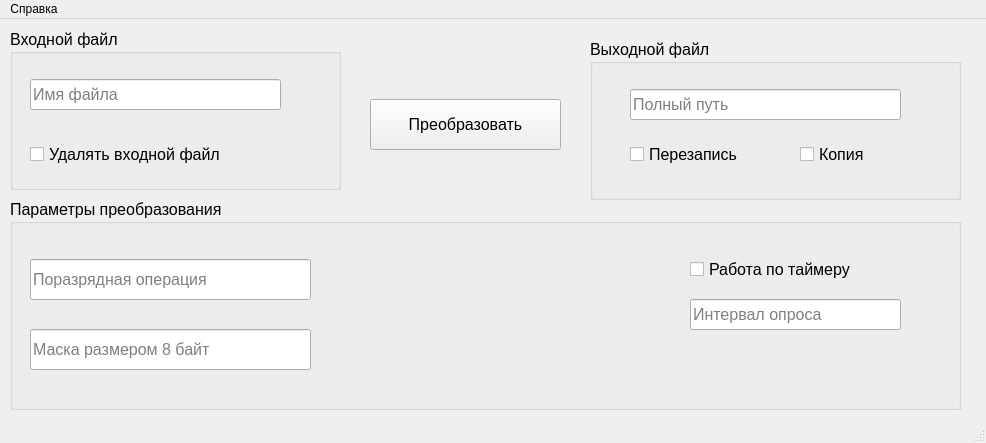
<?xml version="1.0" encoding="UTF-8"?>
<ui version="4.0">
 <class>MainWindow</class>
 <widget class="QMainWindow" name="MainWindow">
  <property name="enabled">
   <bool>true</bool>
  </property>
  <property name="geometry">
   <rect>
    <x>0</x>
    <y>0</y>
    <width>986</width>
    <height>443</height>
   </rect>
  </property>
  <property name="windowTitle">
   <string>Mummery</string>
  </property>
  <property name="windowIcon">
   <iconset resource="Resources.qrc">
    <normaloff>:/new/prefix1/icons8-mask-60.png</normaloff>:/new/prefix1/icons8-mask-60.png</iconset>
  </property>
  <widget class="QWidget" name="centralwidget">
   <widget class="QGroupBox" name="groupBox_inFile">
    <property name="geometry">
     <rect>
      <x>10</x>
      <y>10</y>
      <width>331</width>
      <height>161</height>
     </rect>
    </property>
    <property name="font">
     <font>
      <pointsize>12</pointsize>
     </font>
    </property>
    <property name="title">
     <string>Входной файл</string>
    </property>
    <widget class="QLineEdit" name="lineEdit_inFile">
     <property name="geometry">
      <rect>
       <x>20</x>
       <y>50</y>
       <width>251</width>
       <height>31</height>
      </rect>
     </property>
     <property name="toolTip">
      <string>Например: file.txt</string>
     </property>
     <property name="inputMask">
      <string/>
     </property>
     <property name="text">
      <string/>
     </property>
     <property name="placeholderText">
      <string>Имя файла</string>
     </property>
     <property name="clearButtonEnabled">
      <bool>true</bool>
     </property>
    </widget>
    <widget class="QCheckBox" name="checkBox_deleteInFile">
     <property name="geometry">
      <rect>
       <x>20</x>
       <y>110</y>
       <width>241</width>
       <height>31</height>
      </rect>
     </property>
     <property name="font">
      <font>
       <pointsize>12</pointsize>
      </font>
     </property>
     <property name="toolTip">
      <string>Удаление после преобразования</string>
     </property>
     <property name="text">
      <string>Удалять входной файл</string>
     </property>
    </widget>
   </widget>
   <widget class="QGroupBox" name="groupBox_otFile">
    <property name="geometry">
     <rect>
      <x>590</x>
      <y>20</y>
      <width>371</width>
      <height>161</height>
     </rect>
    </property>
    <property name="font">
     <font>
      <pointsize>12</pointsize>
     </font>
    </property>
    <property name="title">
     <string>Выходной файл</string>
    </property>
    <widget class="QLineEdit" name="lineEdit_otFilePath">
     <property name="enabled">
      <bool>true</bool>
     </property>
     <property name="geometry">
      <rect>
       <x>40</x>
       <y>50</y>
       <width>271</width>
       <height>31</height>
      </rect>
     </property>
     <property name="statusTip">
      <string/>
     </property>
     <property name="text">
      <string/>
     </property>
     <property name="placeholderText">
      <string>Полный путь</string>
     </property>
     <property name="clearButtonEnabled">
      <bool>true</bool>
     </property>
    </widget>
    <widget class="QCheckBox" name="checkBox_rewrite">
     <property name="geometry">
      <rect>
       <x>40</x>
       <y>100</y>
       <width>141</width>
       <height>31</height>
      </rect>
     </property>
     <property name="font">
      <font>
       <pointsize>12</pointsize>
      </font>
     </property>
     <property name="toolTip">
      <string>При наличии одноименного файла</string>
     </property>
     <property name="text">
      <string>Перезапись</string>
     </property>
    </widget>
    <widget class="QCheckBox" name="checkBox_copying">
     <property name="geometry">
      <rect>
       <x>210</x>
       <y>100</y>
       <width>91</width>
       <height>31</height>
      </rect>
     </property>
     <property name="text">
      <string>Копия</string>
     </property>
    </widget>
   </widget>
   <widget class="QPushButton" name="pushButton_transform">
    <property name="geometry">
     <rect>
      <x>370</x>
      <y>80</y>
      <width>191</width>
      <height>51</height>
     </rect>
    </property>
    <property name="font">
     <font>
      <pointsize>12</pointsize>
     </font>
    </property>
    <property name="text">
     <string>Преобразовать</string>
    </property>
   </widget>
   <widget class="QGroupBox" name="groupBox_transform">
    <property name="geometry">
     <rect>
      <x>10</x>
      <y>180</y>
      <width>951</width>
      <height>211</height>
     </rect>
    </property>
    <property name="font">
     <font>
      <pointsize>12</pointsize>
     </font>
    </property>
    <property name="title">
     <string>Параметры преобразования</string>
    </property>
    <widget class="QLineEdit" name="lineEdit_8BMask">
     <property name="geometry">
      <rect>
       <x>20</x>
       <y>130</y>
       <width>281</width>
       <height>41</height>
      </rect>
     </property>
     <property name="toolTip">
      <string>В шестнадцатиричной системе</string>
     </property>
     <property name="inputMask">
      <string>HHHHHHHHHHHHHHHH</string>
     </property>
     <property name="text">
      <string/>
     </property>
     <property name="placeholderText">
      <string>Маска размером 8 байт</string>
     </property>
     <property name="clearButtonEnabled">
      <bool>true</bool>
     </property>
    </widget>
    <widget class="QCheckBox" name="checkBox_timer">
     <property name="geometry">
      <rect>
       <x>680</x>
       <y>50</y>
       <width>211</width>
       <height>41</height>
      </rect>
     </property>
     <property name="font">
      <font>
       <pointsize>12</pointsize>
      </font>
     </property>
     <property name="text">
      <string>Работа по таймеру</string>
     </property>
    </widget>
    <widget class="QLineEdit" name="lineEdit_operation">
     <property name="geometry">
      <rect>
       <x>20</x>
       <y>60</y>
       <width>281</width>
       <height>41</height>
      </rect>
     </property>
     <property name="toolTip">
      <string>Например: XOR, AND и т.д.</string>
     </property>
     <property name="text">
      <string/>
     </property>
     <property name="placeholderText">
      <string>Поразрядная операция</string>
     </property>
     <property name="clearButtonEnabled">
      <bool>true</bool>
     </property>
    </widget>
    <widget class="QLineEdit" name="lineEdit_interval">
     <property name="geometry">
      <rect>
       <x>680</x>
       <y>100</y>
       <width>211</width>
       <height>31</height>
      </rect>
     </property>
     <property name="toolTip">
      <string>&lt;html&gt;&lt;head/&gt;&lt;body&gt;&lt;p&gt;В секундах. Для указания в милисекундах укажите постфикс ms. Например, 500ms.&lt;/p&gt;&lt;/body&gt;&lt;/html&gt;</string>
     </property>
     <property name="placeholderText">
      <string>Интервал опроса</string>
     </property>
     <property name="clearButtonEnabled">
      <bool>true</bool>
     </property>
    </widget>
   </widget>
  </widget>
  <widget class="QMenuBar" name="menubar">
   <property name="geometry">
    <rect>
     <x>0</x>
     <y>0</y>
     <width>986</width>
     <height>25</height>
    </rect>
   </property>
   <widget class="QMenu" name="menu">
    <property name="title">
     <string>Справка</string>
    </property>
    <property name="icon">
     <iconset resource="Resources.qrc">
      <normaloff>:/new/prefix2/icons8-help-32.png</normaloff>:/new/prefix2/icons8-help-32.png</iconset>
    </property>
   </widget>
   <addaction name="menu"/>
  </widget>
  <widget class="QStatusBar" name="statusbar"/>
  <action name="actionf">
   <property name="text">
    <string>f</string>
   </property>
  </action>
 </widget>
 <resources>
  <include location="Resources.qrc"/>
 </resources>
 <connections/>
</ui>
